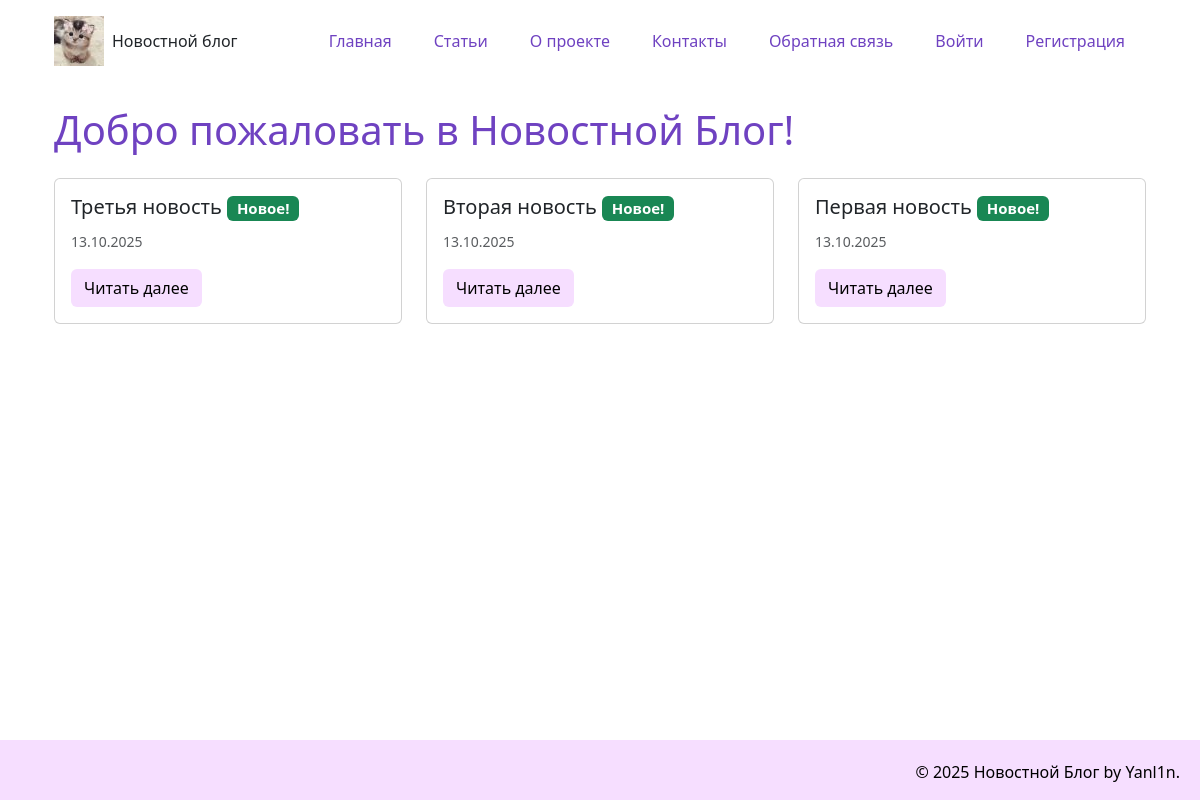
Before: / with the older database file.
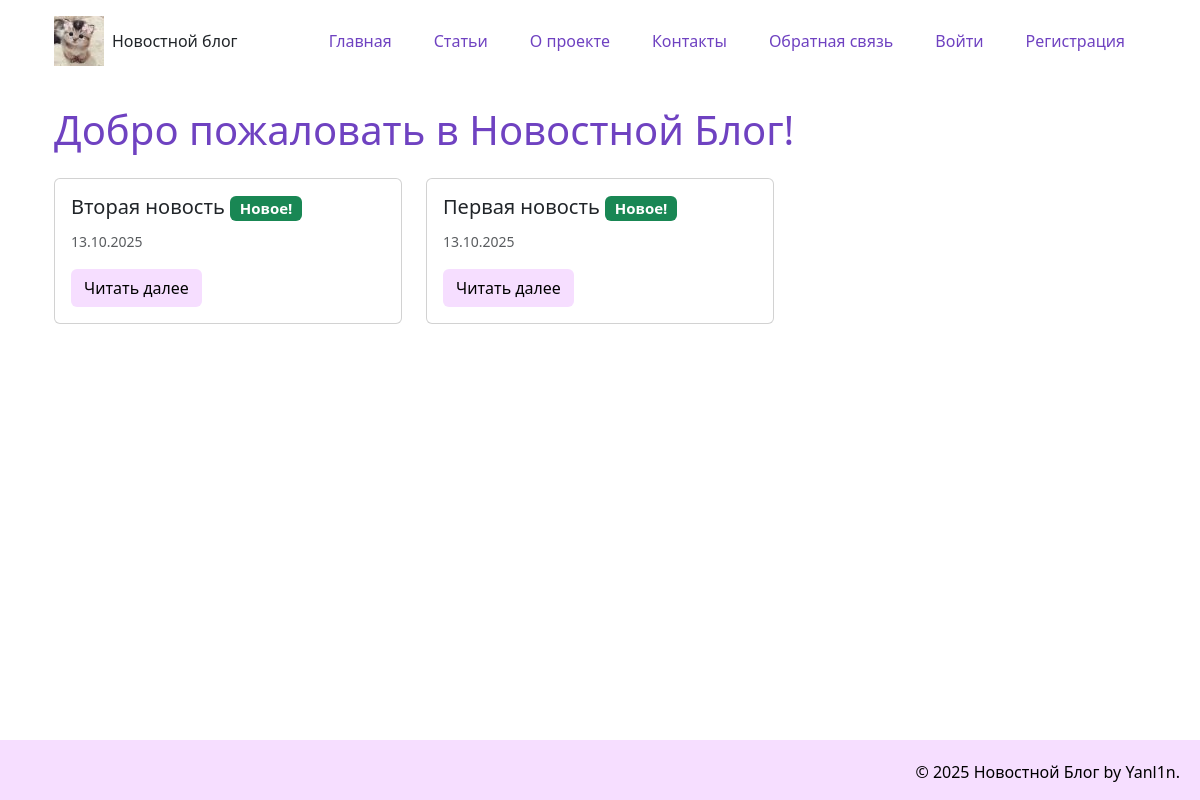
After: the same page with the newer database file.
### models.py (models this page shows)
class Article(data_base.Model):
    __tablename__= "article"
    id = data_base.Column(data_base.Integer, primary_key = True)
    title = data_base.Column(data_base.String(200), nullable=False)
    text = data_base.Column(data_base.Text, nullable=False)
    date = data_base.Column(data_base.DateTime, default=datetime.utcnow)
    user_id = data_base.Column(data_base.Integer, data_base.ForeignKey('user.id'), nullable=False)
    category = data_base.Column(data_base.String(50), default='general')
    comment = data_base.relation('Comment', backref='article', lazy='dynamic')

### app.py (the view)
@app.route("/index")
@app.route("/")
def index():
    articles = Article.query.order_by(Article.date.desc()).limit(6).all()
    return render_template('index.html', articles=articles, current_date=date.today())

### templates/index.html (shortened to what this page needs)
{% extends 'base.html' %}
{% block content%}
<h1>Добро пожаловать в Новостной Блог!</h1>
<div class="row mt-4">
    {% for article in articles %}
    <div class="col-md-6 col-lg-4 mb-4">
        <div class="card h-100">
            <div class="card-body">
                <h5 class="card-title">
                    {{ article.title }}
                    {% if article.date.date() == current_date %}
                    <span class="badge bg-success">Новое!</span>
                    {% endif %}
                </h5>
                <p class="card-text">
                    <small class="text-muted">{{ article.date.strftime('%d.%m.%Y') }}</small>
                </p>
                <a href="{{ url_for('news_article', id=article.id) }}" class="btn btn-custom">Читать далее</a>
            </div>
        </div>
    </div>
    {% endfor %}
</div>
{%  endblock %}

Changed rows visible on the page:
removed Article: title "Третья новость", shows "Новое!", date "13.10.2025"
